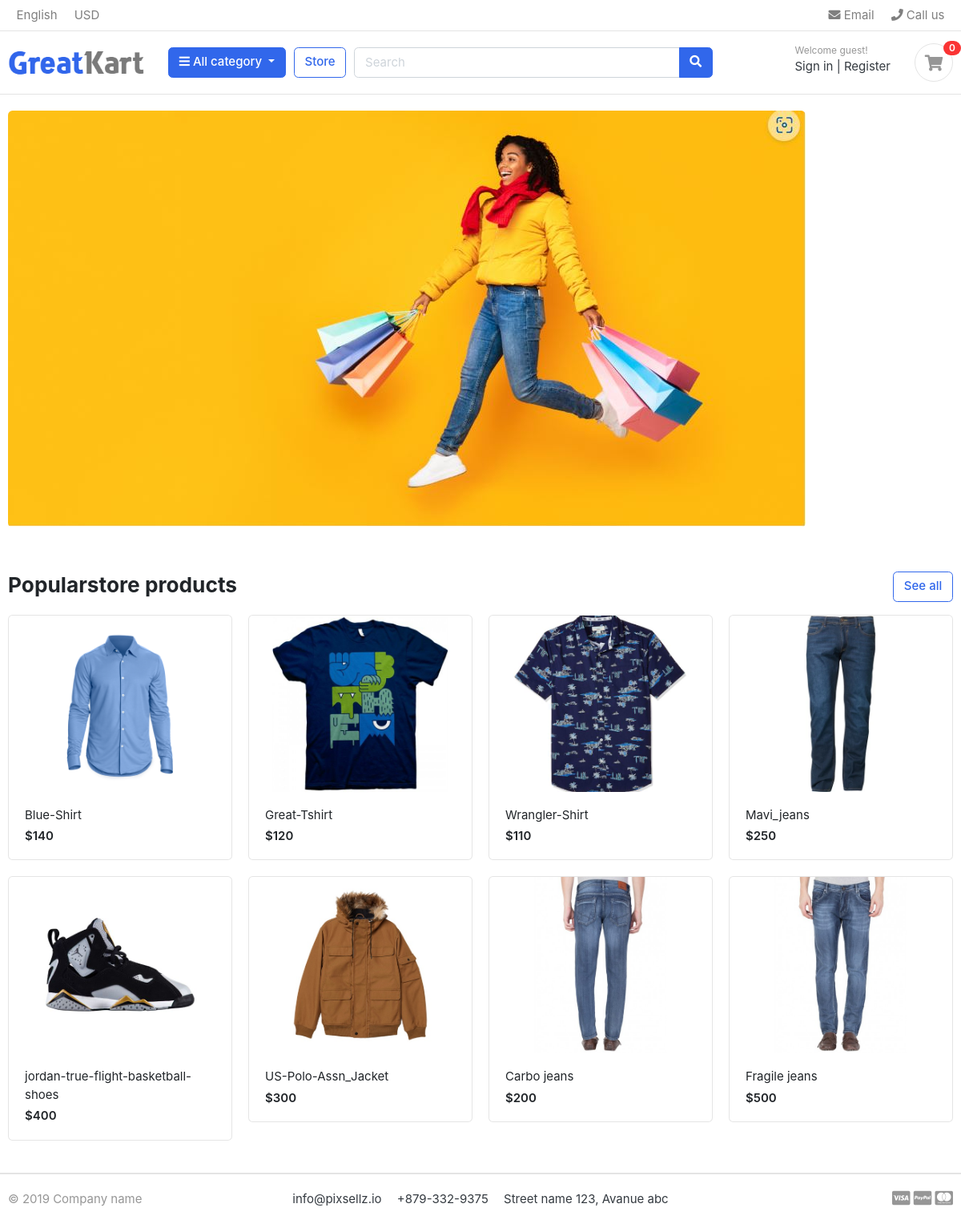
The page / on the database its author committed.
### store/models.py (models this page shows, shortened)
class Product (models.Model):
    product_name        = models.CharField (max_length= 200, unique= True)
    slug                = models.SlugField (max_length= 200, unique= True)
    description         = models.TextField (max_length= 500, blank= True)
    price               = models.IntegerField ()
    images              = models.ImageField (upload_to= 'photos/products')
    stock               = models.IntegerField ()
    is_available        = models.BooleanField (default= True)
    category            = models.ForeignKey  (Category, on_delete=models.CASCADE)
    created_date        = models.DateTimeField(auto_now_add= True)
    modified_date       = models.DateTimeField(auto_now= True)
    def get_url (self):
        return reverse ('product_detail', args= [self.category.slug, self.slug])

### greatkart/views.py (the view)
# urls.py: 2. Add a URL to urlpatterns:  path('', views.home, name='home')
def home (request):
    products= Product.objects.all().filter(is_available=True)
    context= {'products': products}
    return render (request, 'home.html', context)

### carts/context_processors.py (called while the page is built)
def counter(request):
    cart_count=0
    if 'admin' in request.path:
        return()
    else:
        try:
            cart= Cart.objects.filter(cart_id =_cart_id(request))
            cart_items= CartItem.objects.all().filter(cart=cart[:1])
            for cart_item in cart_items:
                cart_count+= cart_item.quantity
        except Cart.DoesNotExist:
            cart_count=0
    return dict (cart_count= cart_count)

### carts/views.py (called while the page is built)
def _cart_id(request):
    cart= request.session.session_key
    if not cart:
        cart= request.session.create ()
    return cart

### category/context_processors.py (called while the page is built)
def menu_links (request):
    links= Category.objects.all()
    return dict (links=links)

### category/models.py (called while the page is built)
    def get_url (self):
        return reverse ('products_by_category', args=[self.slug] )

### templates/home.html
{%extends 'base.html'%}
{%block content%}
{% load static %}
<section class="section-intro padding-y-sm">
<div class="container">
<div class="intro-banner-wrap">
	<img src="{%static 'images/banners/Shopping-banner.jpg' %}" class="img-fluid rounded">
</div>
</div>
</section>
<section class="section-name padding-y-sm">
<div class="container">
<header class="section-heading">
	<a href="{% url 'store' %}" class="btn btn-outline-primary float-right">See all</a>
	<h3 class="section-title">Popularstore products</h3>
</header>
<div class="row">
	{% for product in products %}
	<div class="col-md-3">
		<div class="card card-product-grid">
			<a href="{{ product.get_url }}" class="img-wrap"> <img src="{{ product.images.url }}"> </a>
			<figcaption class="info-wrap">
				<a href="{{ product.get_url }}" class="title">{{ product.product_name }}</a>
				<div class="price mt-1">${{product.price}}</div>
			</figcaption>
		</div>
	</div>
	{% endfor %}
</div>
</div>
</section>
</body>
</html>
{%endblock%}

### templates/base.html (shortened to what this page needs)
{%load static%}
<!DOCTYPE HTML>
<html lang="en">
<head>
<link href="{%static 'css/bootstrap.css' %}" rel="stylesheet" type="text/css"/>
<link href="{%static 'fonts/fontawesome/css/all.min.css' %}" type="text/css" rel="stylesheet">
<link href="{%static 'css/ui.css' %}" rel="stylesheet" type="text/css"/>
<link href="{%static 'css/responsive.css' %}" rel="stylesheet" media="only screen and (max-width: 1200px)" />
</head>
<body>
{%include 'includes/navbar.html' %}
  {%block content%}{%endblock %}
  {% include 'includes/footer.html' %}

### templates/includes/navbar.html (shortened to what this page needs)
{%load static%}
<header class="section-header">
<nav class="navbar p-md-0 navbar-expand-sm navbar-light border-bottom">
<div class="container">
  <div class="collapse navbar-collapse" id="navbarTop4">
    <ul class="navbar-nav mr-auto">
      <li class="nav-item dropdown">
      <a href="#" class="nav-link">   English </a>
    </li>
    <li class="nav-item dropdown">
      <a href="#" class="nav-link"> USD </a>
    </li>
    </ul>
    <ul class="navbar-nav">
    <li><a href="#" class="nav-link"> <i class="fa fa-envelope"></i> Email </a></li>
    <li><a href="#" class="nav-link"> <i class="fa fa-phone"></i> Call us </a></li>
  </ul>
  </div>
</div>
</nav>
<section class="header-main border-bottom">
  <div class="container">
<div class="row align-items-center">
  <div class="col-lg-2 col-md-3 col-6">
    <a href="{% url 'home' %}" class="brand-wrap">
      <img class="logo" src="{%static './images/logo.png' %}">
    </a>
  </div>
  <div class="col-lg col-sm col-md col-6 flex-grow-0">
    <div class="category-wrap dropdown d-inline-block float-right">
      <button type="button" class="btn btn-primary dropdown-toggle" data-toggle="dropdown">
        <i class="fa fa-bars"></i> All category
      </button>
    </div>
  </div>
  <a href="{% url 'store'  %}" class="btn btn-outline-primary">Store</a>
  <div class="col-lg  col-md-6 col-sm-12 col">
    <form action="{% url 'search' %}" class="search">
      <div class="input-group w-100">
          <input type="text" class="form-control" style="width:60%;" placeholder="Search" name= "keyword">
          <div class="input-group-append">
            <button class="btn btn-primary" type="submit">
              <i class="fa fa-search"></i>
            </button>
          </div>
        </div>
    </form>
  </div>
  <div class="col-lg-3 col-sm-6 col-8 order-2 order-lg-3">
        <div class="d-flex justify-content-end mb-3 mb-lg-0">
          {% if user.id is None %}
          <div class="widget-header">
            <small class="title text-muted">Welcome guest!</small>
            <div>
              <a href="{% url 'login' %}">Sign in</a> <span class="dark-transp"> | </span>
              <a href="{% url 'register' %}"> Register</a>
            </div>
          </div>
          {% endif %}
          <a href="{% url 'cart' %}" class="widget-header pl-3 ml-3">
            <div class="icon icon-sm rounded-circle border"><i class="fa fa-shopping-cart"></i></div>
            <span class="badge badge-pill badge-danger notify">{{cart_count}}</span>
          </a>
        </div>
      </div>
</div>
  </div>
</section>
</header>

### templates/includes/footer.html
<footer class="section-footer border-top">
	<div class="container">
		<section class="footer-bottom border-top row">
			<div class="col-md-2">
				<p class="text-muted"> &copy 2019 Company name </p>
			</div>
			<div class="col-md-8 text-md-center">
				<span  class="px-2">info@pixsellz.io</span>
				<span  class="px-2">+879-332-9375</span>
				<span  class="px-2">Street name 123, Avanue abc</span>
			</div>
			<div class="col-md-2 text-md-right text-muted">
				<i class="fab fa-lg fa-cc-visa"></i>
				<i class="fab fa-lg fa-cc-paypal"></i>
				<i class="fab fa-lg fa-cc-mastercard"></i>
			</div>
		</section>
	</div>
</footer>

### static/css/ui.css (style rules this page uses)
html { font-family: "Inter", sans-serif; font-size: 15px; }
.img-wrap { text-align: center; display: block; }
.img-wrap img { max-width: 100%; }
.icon-xs, .icon-sm, .icon-md, .icon-lg { display: inline-block; text-align: center; flex-shrink: 0; flex-grow: 0; }
.icon-sm { width: 48px; height: 48px; line-height: 48px !important; font-size: 20px; }
.padding-y-sm { padding-top: 20px; padding-bottom: 20px; }
.section-heading { margin-bottom: 20px; margin-top: 15px; }
.section-title { color: #212529; }
p:last-child { margin-bottom: 0; }
.header-main { position: relative; padding-top: 1rem; padding-bottom: 1rem; }
.brand-wrap .logo, .navbar-brand .logo { margin-right: 7px; max-height: 42px; display: inline-block; }
.widget-header { display: inline-block; vertical-align: middle; position: relative; }
.widget-header a { color: #343a40; }
.widget-header i { color: #969696; }
.widget-header .title { display: block; }
.widget-header .notify { position: absolute; top: -3px; right: -10px; }
.footer-bottom { padding-top: 20px; padding-bottom: 20px; }
[class*=card-product] a.title { color: #212529; display: block; }
[class*=card-product] .img-wrap { overflow: hidden; position: relative; }
[class*=card-product] .img-wrap img { height: 100%; max-width: 100%; width: auto; display: inline-block; -o-object-fit: cover; object-fit: cover; }
.card-product-grid { margin-bottom: 20px; }
.card-product-grid .img-wrap { border-radius: 0.2rem 0.2rem 0 0; height: 220px; }
.card-product-grid .info-wrap { overflow: hidden; padding: 18px 20px; }
.card .img-wrap { overflow: hidden; }
.notify { position: absolute; top: -4px; right: -10px; display: inline-block; padding: 0.25em 0.6em; font-size: 12px; line-height: 1; text-align: center; border-radius: 3rem; color: #fff; background-color: #fa3434; }
.price { font-weight: 600; color: #212529; }

### rows shown on the page
Product: images (picture), product_name "Blue-Shirt", price "140"
Product: images (picture), product_name "Great-Tshirt", price "120"
Product: images (picture), product_name "Wrangler-Shirt", price "110"
Product: images (picture), product_name "Mavi_jeans", price "250"
Product: images (picture), product_name "jordan-true-flight-basketball-shoes", price "400"
Product: images (picture), product_name "US-Polo-Assn_Jacket", price "300"
Product: images (picture), product_name "Carbo jeans", price "200"
Product: images (picture), product_name "Fragile jeans", price "500"

### other values the page prints
{{ cart_count }} "0"
